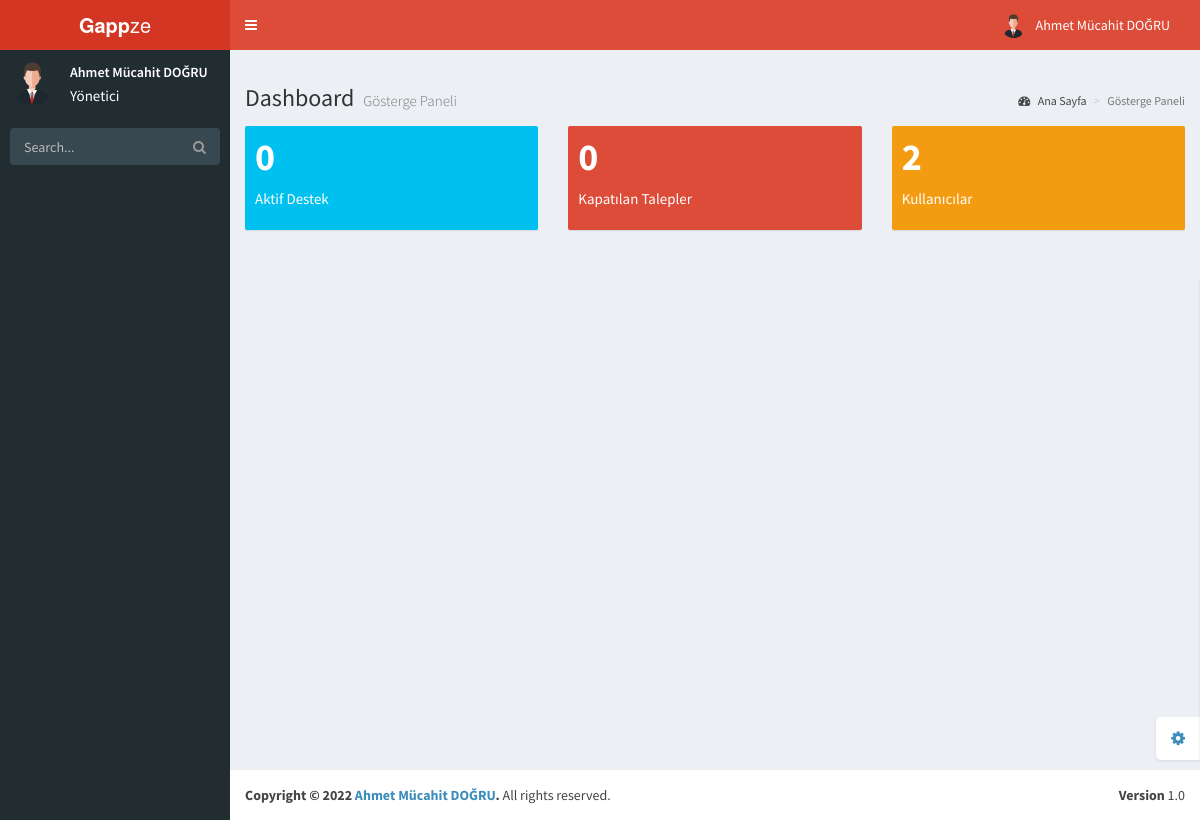
/admin/index.php (signed in), run on an earlier commit of the app's database.
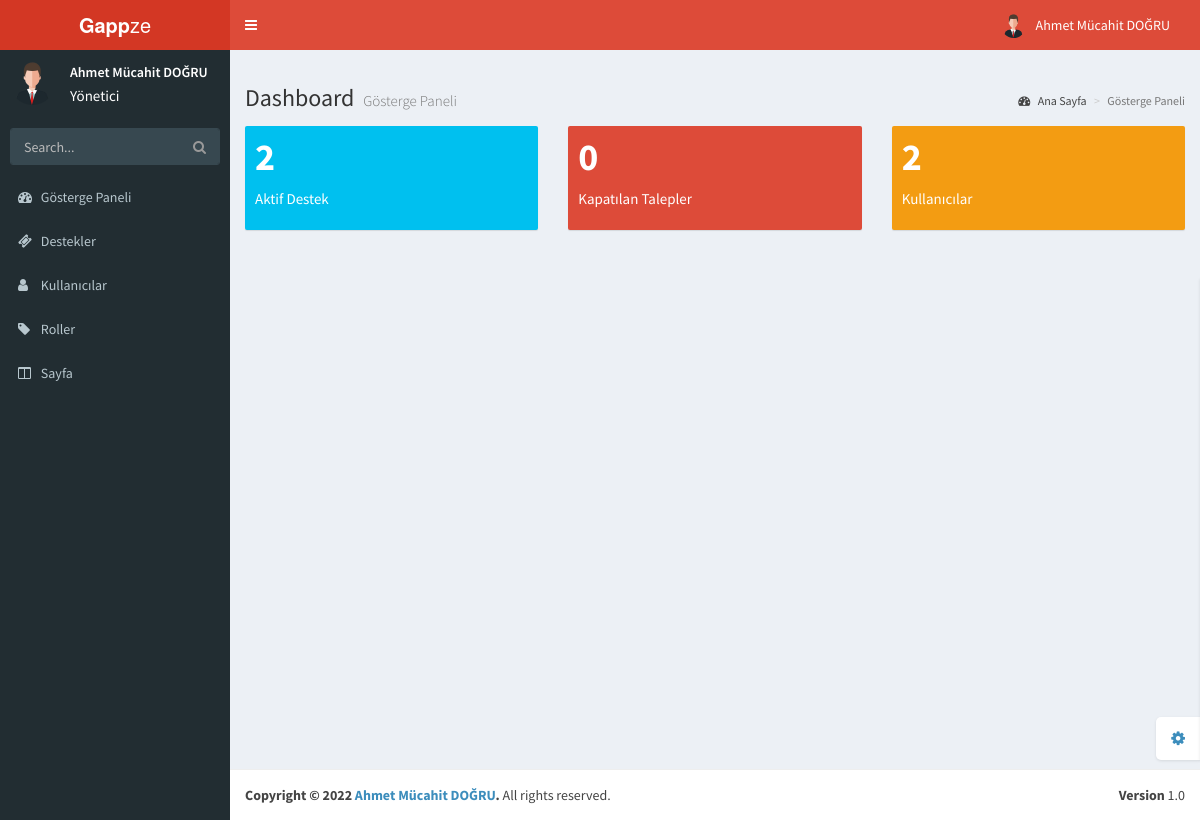
And on a later commit of the database.
### tables this page shows
CREATE TABLE `pages` (
  `id` int(11) NOT NULL,
  `name` varchar(255) NOT NULL,
  `src` varchar(255) NOT NULL,
  `permission` int(11) NOT NULL,
  `location` int(11) NOT NULL,
  `dropdown` int(11) NOT NULL,
  `isDropdown` int(11) NOT NULL,
  `icon` varchar(255) NOT NULL,
  `isLogged` int(11) NOT NULL
);

### functions/account.function.php (called while the page is built, shortened)
<?php
class Accounts{
  public function getTicketCount($number){
    $class = new classFonksiyon();
    $db = $class->dbConnection();
    $roles = $db->prepare("SELECT * FROM supports WHERE status = ?");
    $roles->execute(array(
      $number
    ));
    return $roles->rowCount();
  }
}

### functions/class.function.php (the view, shortened to what the changed rows need)
<?php
class classFonksiyon {
    private $settings = "/settings.json";
    private $host;
    private $username;
    private $password;
    private $database;
    public function __construct()
    {
      $jsonVeri = file_get_contents($_SERVER['DOCUMENT_ROOT'].$this->settings);
      $jsonVeri = json_decode($jsonVeri,true);
      $this->host = $jsonVeri["host"];
      $this->username = $jsonVeri["user"];
      $this->password = $jsonVeri["password"];
      $this->database = $jsonVeri["database"];
    }
    public function dbConnection(){
      try {
        $conn = new PDO("mysql:host=$this->host;dbname=$this->database;charset=utf8", $this->username, $this->password);
        $conn->setAttribute(PDO::ATTR_ERRMODE, PDO::ERRMODE_EXCEPTION);
      } catch(PDOException $e) {
        $message = "Connection failed: " . $e->getMessage();
      }
      return $conn;
    }
    public function pagesAll($location,$permission){
      $db = $this->dbConnection();
      if($db){
        if($location == 1){
          $page = $db->prepare("SELECT * FROM pages WHERE location = ?");
          $page->execute(array(
            $location
          ));
          if($page->rowCount() != 0){
            foreach ($page as $page_veri) {
                if($page_veri["permission"] == $permission){
                  if($page_veri["isDropdown"] == 1){
                  echo "
                  <li class='treeview'>
                  <a href='#'>
                  <i class='{$page_veri["icon"]}'></i>
                  <span>{$page_veri["name"]}</span></a>";
                    echo '<ul class="treeview-menu">';
                    echo "</ul></li>";
                  }else{
                    if($page_veri["dropdown"] == 0){
                    echo "<li class='treeview'>";
                    echo "<a href='{$page_veri["src"]}'>";
                    echo "<i class='{$page_veri["icon"]}'></i> <span>{$page_veri["name"]}</span>";
                    echo "</a>";
                    echo "</li>";
                    }
                  }
                }
            }
        }
      }
    }
    }
}

### admin/index.php (shortened to what the changed rows need)
<?php
require_once($_SERVER['DOCUMENT_ROOT']."/functions/functionBase.php");
?>
<!DOCTYPE html>
<html lang="tr">
<head>
  <link href="resources/bootstrap/css/bootstrap.min.css" rel="stylesheet" type="text/css" />
  <link href="https://maxcdn.bootstrapcdn.com/font-awesome/4.3.0/css/font-awesome.min.css" rel="stylesheet" type="text/css" />
  <link href="http://code.ionicframework.com/ionicons/2.0.0/css/ionicons.min.css" rel="stylesheet" type="text/css" />
  <link href="resources/css/AdminLTE.min.css" rel="stylesheet" type="text/css" />
  <link href="resources/css/skins/_all-skins.min.css" rel="stylesheet" type="text/css" />
  <link href="resources/plugins/iCheck/flat/blue.css" rel="stylesheet" type="text/css" />
  <link href="resources/plugins/morris/morris.css" rel="stylesheet" type="text/css" />
  <link href="resources/plugins/jvectormap/jquery-jvectormap-1.2.2.css" rel="stylesheet" type="text/css" />
  <link href="resources/plugins/datepicker/datepicker3.css" rel="stylesheet" type="text/css" />
  <link href="resources/plugins/daterangepicker/daterangepicker-bs3.css" rel="stylesheet" type="text/css" />
  <link href="resources/plugins/bootstrap-wysihtml5/bootstrap3-wysihtml5.min.css" rel="stylesheet" type="text/css" />,
</head>
<body class="skin-red fixed">
  <div class="wrapper">
  <?php
    include("pages/navbar.php");
    ?>
    <div class="content-wrapper">
      <section class="content-header">
        <h1>
          Dashboard
          <small>Gösterge Paneli</small>
        </h1>
      </section>
      <section class="content">
        <div class="row">
          <div class="col-lg-4 col-xs-6">
            <div class="small-box bg-aqua">
              <div class="inner">
                <h3><?= $user->getTicketCount(0) ?></h3>
                <p>Aktif Destek</p>
              </div>
            </div>
          </div>
        </div>
      </section>
    </div>
  </div>
</body>
</html>

What changed in the data, as far as the page shows it:
added pages: name "Gösterge Paneli"
added pages: name "Destekler"
added pages: name "Kullanıcılar"
added pages: name "Roller"
added pages: name "Sayfa"
Also different on the page:
$user->getTicketCount(0): "0" → "2"
